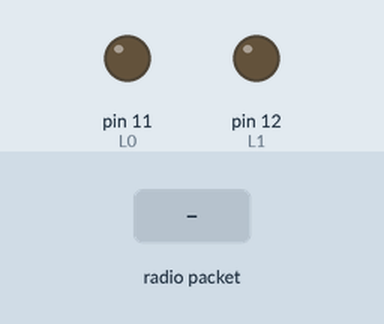
The sketch below on a simulated Arduino Uno, built with avr-gcc and run on an emulated ATmega328P. On the bench: output pins drawn as LEDs (lit = HIGH). Inputs (shaded band) come from the test bench. No radio packets arrive unless stated; pins used as bus, display or sensor lines are not drawn.

Above: at 1.2 s.
1.3 s: radio packet "1" arrives
At 2.1 s:
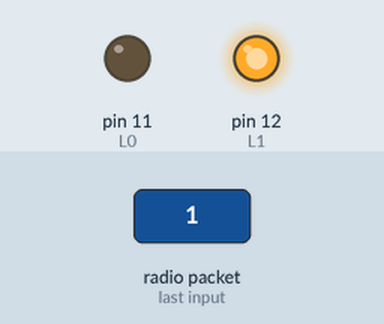
2.8 s: radio packet "2" arrives
At 3.3 s:
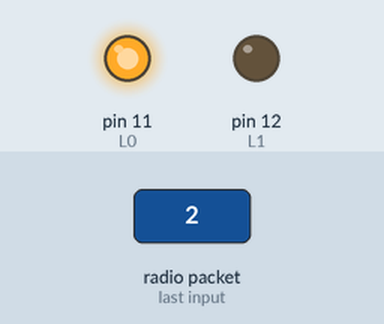
4.3 s: radio packet "3" arrives
At 5.5 s:
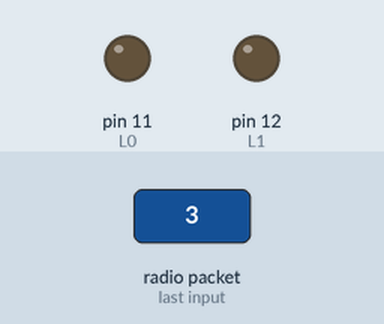
5.8 s: radio packet "4" arrives
At 6.8 s:
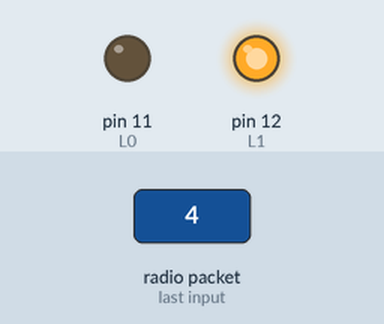
Timing chart, 0 to 8.3 s (numbered marks = the images above; inputs shaded):
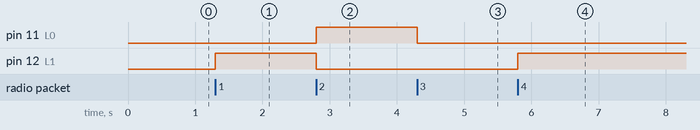

Measured:
- after the input at 1.3 s, pin 12 (L1): LOW → HIGH at once
- after the input at 2.8 s, pin 11 (L0): LOW → HIGH at once; pin 12 (L1): HIGH → LOW at once
- after the input at 4.3 s, pin 11 (L0): HIGH → LOW at once
- after the input at 5.8 s, pin 12 (L1): LOW → HIGH at once

The sketch:

Receiver.ino
```cpp
#include <VirtualWire.h>
int L1=12,L0=11,R1=10,R0=9;
void setup()
{
    vw_set_ptt_inverted(true); // Required for DR3100
    vw_set_rx_pin(2);
    vw_setup(4000);  // Bits per sec
    pinMode(L1,OUTPUT);
    pinMode(L0,OUTPUT);
    pinMode(R1,OUTPUT);
    pinMode(R0,OUTPUT);

    vw_rx_start();       // Start the receiver PLL running
}
    void loop()
{
    uint8_t buf[VW_MAX_MESSAGE_LEN];
    uint8_t buflen = VW_MAX_MESSAGE_LEN;

    if (vw_get_message(buf, &buflen)) // Non-blocking
    {
      if(buf[0]=='1')
      {
        digitalWrite(L1,HIGH);
        digitalWrite(L0,LOW);
        digitalWrite(R1,HIGH);
        digitalWrite(R0,LOW);
      }
      else if(buf[0]=='2')
      {
        digitalWrite(L1,LOW);
        digitalWrite(L0,HIGH);
        digitalWrite(R0,HIGH);
        digitalWrite(R1,LOW);
      }
      else if(buf[0]=='3')
      {
        digitalWrite(L1,LOW);
        digitalWrite(L0,LOW);
        digitalWrite(R0,HIGH);
        digitalWrite(R1,LOW);
      }
      else if(buf[0]=='4')
      {
        digitalWrite(L1,HIGH);
        digitalWrite(L0,LOW);
        digitalWrite(R0,LOW);
        digitalWrite(R1,LOW);
      }
      else if(buf[0]=='5')
      {
        digitalWrite(L1,LOW);
        digitalWrite(L0,LOW);
        digitalWrite(R0,LOW);
        digitalWrite(R1,LOW);
      }
    }
}
```
